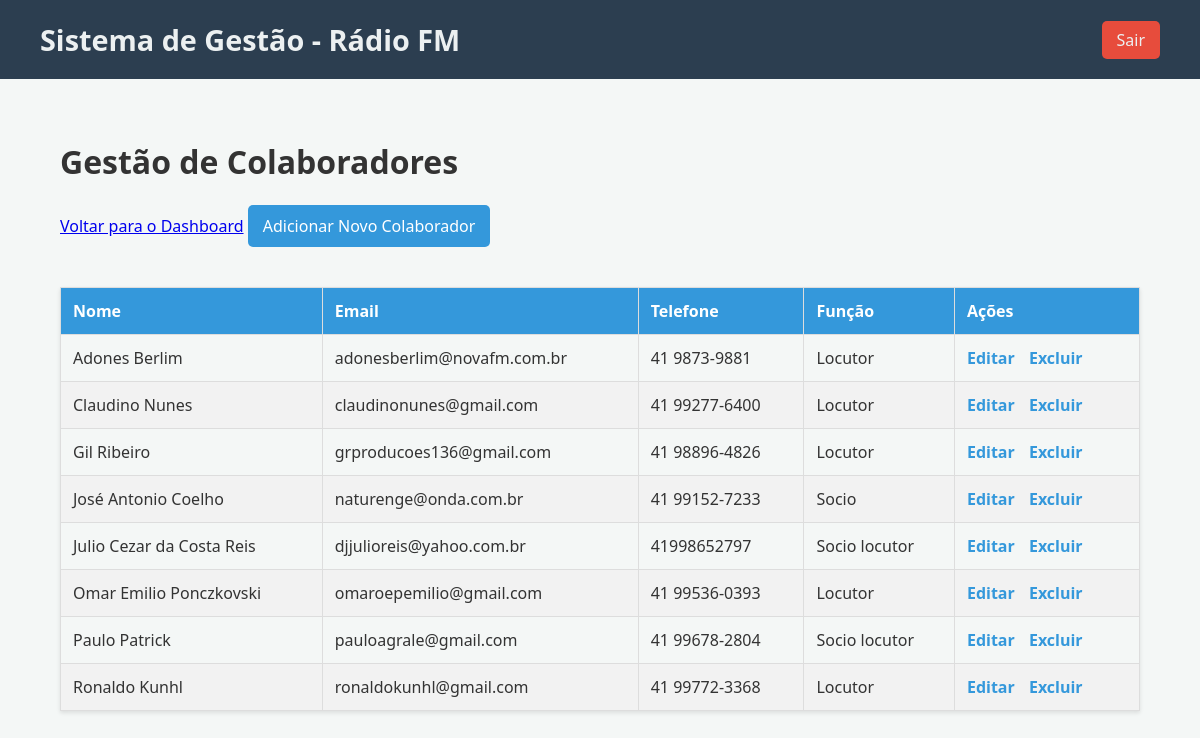
Page /controle/colaboradores.php (signed in) on the committed database.
### tables this page shows
CREATE TABLE `colaboradores` (
  `id` int(11) NOT NULL,
  `nome` varchar(100) NOT NULL,
  `email` varchar(100) NOT NULL,
  `telefone` varchar(15) NOT NULL,
  `funcao` enum('locutor','socio','socio_locutor','parceiro') NOT NULL
);

### controle/colaboradores.php (the view, shortened to what this page needs)
<?php
$page_title = "Gestão de Colaboradores";
require_once 'templates/header.php';
$sql = "SELECT id, nome, email, telefone, funcao FROM colaboradores ORDER BY nome";
$result = $conn->query($sql);
?>
<h1><?php echo $page_title; ?></h1>
<a href="dashboard.php">Voltar para o Dashboard</a>
<?php if ($_SESSION['user_level'] === 'admin'): ?>
    <a href="colaborador_add.php" class="add-link">Adicionar Novo Colaborador</a>
<?php endif; ?>
<table>
    <thead>
        <tr>
            <th>Nome</th>
            <th>Email</th>
            <th>Telefone</th>
            <th>Função</th>
            <?php if ($_SESSION['user_level'] === 'admin'): ?>
                <th>Ações</th>
            <?php endif; ?>
        </tr>
    </thead>
    <tbody>
        <?php if ($result->num_rows > 0): ?>
            <?php while($row = $result->fetch_assoc()): ?>
                <tr>
                    <td><?php echo htmlspecialchars($row['nome']); ?></td>
                    <td><?php echo htmlspecialchars($row['email']); ?></td>
                    <td><?php echo htmlspecialchars($row['telefone']); ?></td>
                    <td><?php echo htmlspecialchars(ucfirst(str_replace('_', ' ', $row['funcao']))); ?></td>
                    <?php if ($_SESSION['user_level'] === 'admin'): ?>
                        <td class="actions">
                            <a href="colaborador_edit.php?id=<?php echo $row['id']; ?>">Editar</a>
                            <a href="src/colaborador_delete_handler.php?id=<?php echo $row['id']; ?>" onclick="return confirm('Tem certeza?');">Excluir</a>
                        </td>
                    <?php endif; ?>
                </tr>
            <?php endwhile; ?>
        <?php else: ?>
            <tr>
                <td colspan="<?php echo ($_SESSION['user_level'] === 'admin') ? '5' : '4'; ?>">Nenhum colaborador cadastrado.</td>
            </tr>
        <?php endif; ?>
    </tbody>
</table>
<?php
require_once __DIR__ . '/templates/footer.php';
?>

### controle/assets/style.css (style rules this page uses)
body { font-family: 'Segoe UI', Tahoma, Geneva, Verdana, sans-serif; background-color: #f4f7f6; margin: 0; padding: 0; color: #333; }
table { width: 100%; border-collapse: collapse; margin-top: 20px; box-shadow: 0 2px 4px rgba(0,0,0,0.1); }
th, td { border: 1px solid #ddd; padding: 12px; text-align: left; }
th { background-color: #3498db; color: white; }
tbody tr:nth-child(even) { background-color: #f2f2f2; }
.actions a { margin-right: 10px; text-decoration: none; color: #3498db; font-weight: bold; }
a.add-link, a.cancel-link { display: inline-block; margin-bottom: 20px; text-decoration: none; padding: 10px 15px; border-radius: 5px; }
a.add-link { background-color: #3498db; color: white; }

### rows in the picture
colaboradores: nome "Adones Berlim", email "adonesberlim@novafm.com.br", telefone "41 9873-9881", funcao "Locutor"
colaboradores: nome "Claudino Nunes", email "claudinonunes@gmail.com", telefone "41 99277-6400", funcao "Locutor"
colaboradores: nome "Gil Ribeiro", email "grproducoes136@gmail.com", telefone "41 98896-4826", funcao "Locutor"
colaboradores: nome "José Antonio Coelho", email "naturenge@onda.com.br", telefone "41 99152-7233", funcao "Socio"
colaboradores: nome "Julio Cezar da Costa Reis", email "djjulioreis@yahoo.com.br", telefone "41998652797", funcao "Socio locutor"
colaboradores: nome "Omar Emilio Ponczkovski", email "omaroepemilio@gmail.com", telefone "41 99536-0393", funcao "Locutor"
colaboradores: nome "Paulo Patrick", email "pauloagrale@gmail.com", telefone "41 99678-2804", funcao "Socio locutor"
colaboradores: nome "Ronaldo Kunhl", email "ronaldokunhl@gmail.com", telefone "41 99772-3368", funcao "Locutor"

### other values in the picture
$page_title "Gestão de Colaboradores"
